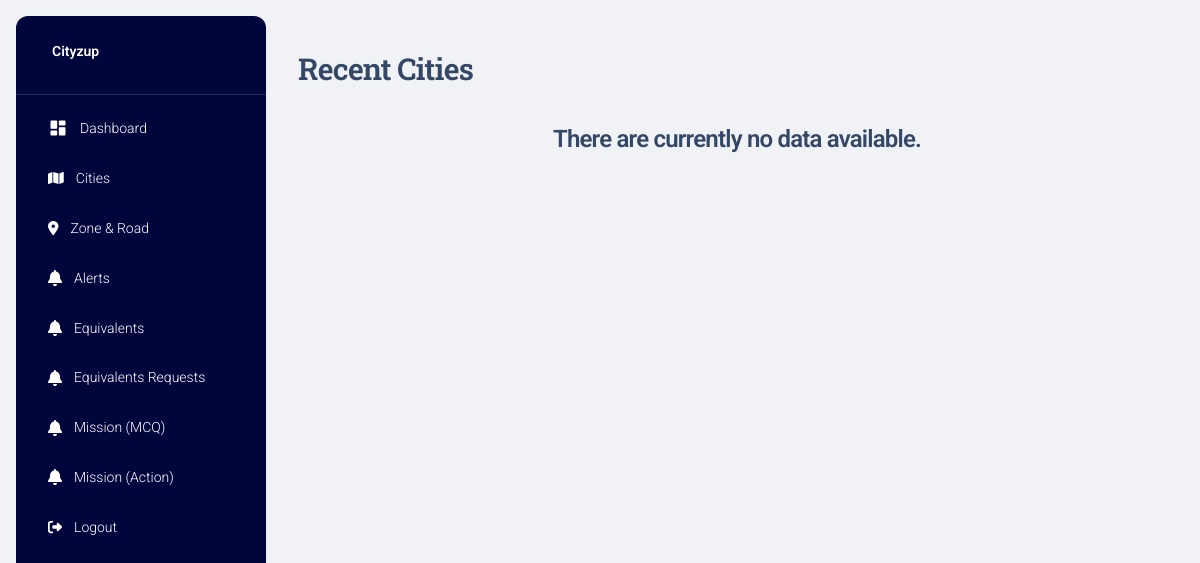
Page / (signed in) on the earlier database version.
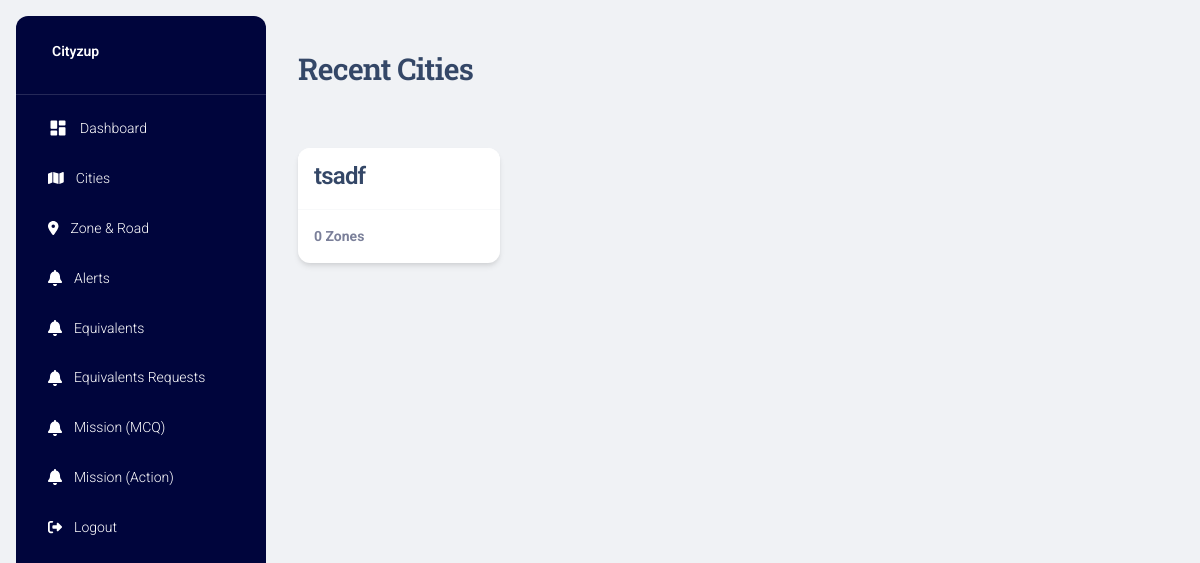
Same page on the later database version.
### project/models.py (models this page shows)
class Guide(db.Model):
    g_id = db.Column(db.Integer, primary_key=True)
    g_title = db.Column(db.String(255), nullable=False)
    g_coins_for_first_alert = db.Column(db.Integer, nullable=False)
    g_coins_for_confirm_alert = db.Column(db.Integer, nullable=False)
    g_coins_for_close_alert = db.Column(db.Integer, nullable=False)

### project/main.py (the view)
@main.route("/")
@login_required
def home():
    guides = db.session.query(Guide.g_id, Guide.g_title, db.func.count(Zone.z_id).label('point_count')) \
                      .outerjoin(Zone, Zone.g_id == Guide.g_id) \
                      .group_by(Guide.g_id) \
                      .order_by(Guide.g_id.desc()) \
                      .all()
    title = 'Dashboard'
    page_title = 'Recent Cities'
    return render_template('home.html', guides=guides, page_title=page_title, title=title)

### project/models.py (called while the page is built)
@login_manager.user_loader
def load_user(user_id):
    return User.query.get(int(user_id))

### project/templates/home.html
{% extends "layout.html" %} {% block title %} {% endblock %} {% block content %}
<div class="container-fluid py-4">
  <h3>{{page_title}}</h3>
  <br>
  <div class="row">
      {% if guides|length == 0 %}
          <div class="col-sm-12">
              <h4 class="text-center">There are currently no data available.</h4>
          </div>
      {% endif %}
      {% for guide in guides %}
          <div class="col-xl-3 col-sm-6 mb-xl-0 mb-4">
              <div class="card" style="margin-top: 25px">
                  <div class="card-header p-3 pt-2">
                      <div class="pt-1">
                          <h4 class="mb-0">
                              {{ guide.g_title }}
                          </h4>
                      </div>
                  </div>
                  <hr class="dark horizontal my-0">
                  <div class="card-footer p-3">
                      <p class="text-sm mb-0 text-capitalize"><b>{{ guide.point_count }} Zones</b></p>
                  </div>
              </div>
          </div>
      {% endfor %}
  </div>
</div>
{% endblock %}

Differences in the rows shown:
added Guide: g_title "tsadf", point_count "0"
Other differences:
text no longer shown: "There are currently no data available."
